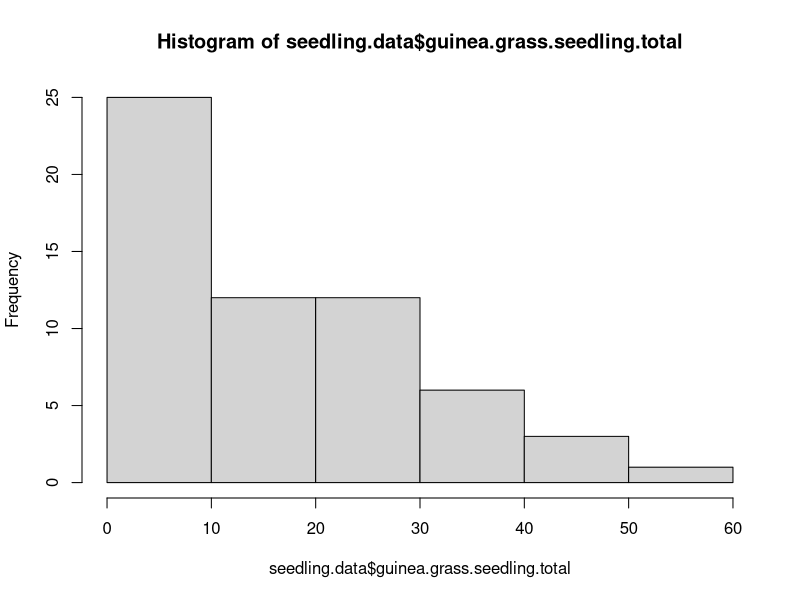
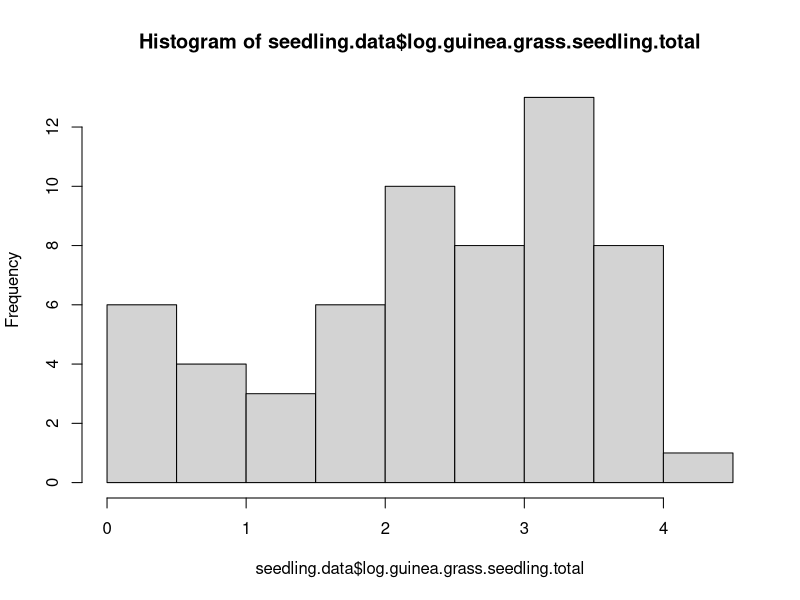

Reproduce these figures in R, in order. (Note: this script raises an error after producing the figures.)
## Script to assess differences in the emergence of Guinea grass eon soil treatment (individual soil samples, ISS, and 
## multiple soil samples, MSS), invasion, and pasture (geographic location).
## Written by Dr. Elizabeth Bowman on Nov. 11, 2020

library(tidyverse)
library(nlme)

seedling.data <- read.csv('data/data.MSS.ISS.csv', as.is = T)

# --------------------------------------------------------------------------#
#--Data manipulation and evaluation of normality----
# --------------------------------------------------------------------------#

#--Native seed bank-----
# create new column merging the 9.15 and 9.14 seedling data
seedling.data$seedlings.9.14.20 <- replace_na(seedling.data$seedlings.9.14.20, 0)
seedling.data$seedlings.9.15.20 <- replace_na(seedling.data$seedlings.9.15.20, 0)

seedling.data %>%
  mutate(seedling.total = seedlings.9.14.20 + seedlings.9.15.20,
         log.seedling.total = log(seedling.total)) -> seedling.data
# log evaluation based on assessment indicating data non-normal
# to see these analyses look at the R file 'NativeSeedBank.R'

#--Guinea grass seed germination----
seedling.data %>%
  mutate(guinea.grass.seedling.total = guinea.grass.seedling.9.28.20 +
    guinea.grass.seedling.10.12.20 + guinea.grass.seedling.10.23.20,
    log.guinea.grass.seedling.total = log(guinea.grass.seedling.total)) %>%
  filter(guinea.grass.seedling.total != 0) -> seedling.data

#--Check normality of data
hist(seedling.data$guinea.grass.seedling.total)
hist(seedling.data$log.guinea.grass.seedling.total)
shapiro.test(seedling.data$log.guinea.grass.seedling.total)

# not normal, use non-parametric tests

#--Mean and sd
seedling.data %>%
  group_by(invasion, soil.treatment) %>%
  summarise(mean.nativegerm = mean(seedling.total),
            sd.nativegerm = sd(seedling.total),
            mean.guineagerm = mean(guinea.grass.seedling.total),
            sd.guineagerm = sd(guinea.grass.seedling.total)) -> germ.summary

# write.csv(germ.summary, 'results/GerminationSummaryData.csv',
#           row.names = F)

#--Guinea grass height data----
#--Transform to make the height columns into one keeping invaion
# and soil treatment columns
seedling.data %>%
  select(invasion, soil.treatment,
         guinea.grass.height.10.29.20,
         guinea.grass.height.11.6.20,
         guinea.grass.height.11.13.20) %>%
  gather(key = week, value = height, -invasion, -soil.treatment) %>%
  mutate(week = replace(week, week == 'guinea.grass.height.10.29.20',
                        'week1'),
         week = replace(week, week == 'guinea.grass.height.11.6.20',
                        'week2'),
         week = replace(week, week == 'guinea.grass.height.11.13.20',
                        'week3'),
         log.height = log(height)) %>%
  filter(height != 0, !is.na(height)) -> time.data

#--Check normality of data
hist(time.data$height)
shapiro.test(time.data$height) # not normal
hist(time.data$log.height)
shapiro.test(time.data$log.height)

# Data non-normal even after transformation, use non-parametric methods

# --------------------------------------------------------------------------#
#--Guinea grass seedlings and height: GLS function of soil treatment and invasion----
# --------------------------------------------------------------------------#

#--Seedlings
gls.seedling <- gls(guinea.grass.seedling.total ~ invasion * soil.treatment,
                  data = seedling.data)
gls.summary <- summary(gls.seedling) 
# invasion and invasion * soil treatment almost sig

# write.csv(anova.seedling, 'results/NativeSeedlingResults.csv',
#           row.names = F)

#--Height
# focus on week 3 data
time.data.week3 <- filter(time.data, week == 'week3')
gls.height <- gls(log.height ~ invasion * soil.treatment,
                  data = time.data.week3)
gls.height <- summary(gls.height) # invasion sig.

# write.csv(anova.seedling, 'results/NativeSeedlingResults.csv',
#           row.names = F)

# --------------------------------------------------------------------------#
#--Guinea grass seedlings and height: Plot as function of soil treatment and invasion----
# --------------------------------------------------------------------------#

#--Seedlings
# Invasion
seedling.invasion <- ggplot(seedling.data, aes(x = invasion,
                          y = guinea.grass.seedling.total)) +
  geom_boxplot() +
  ylab('Seedling count') +
  xlab('') +
  theme_bw() +
  theme(panel.grid.major = element_blank(), panel.grid.minor = element_blank(),
        panel.background = element_blank(),
        axis.line = element_line(colour = "black")) +
  theme(axis.text = element_text(color = "black")) +
  scale_x_discrete(breaks=c('invaded', 'uninvaded'),
                      labels=c('Invaded','Uninvaded'))

ggsave('figures/GuineaSeedling_invasion.tiff', device = 'tiff',
       plot = seedling.invasion, width = 10, height = 10, units = 'cm', dpi = 300)

# soil treatment
seedling.invsoil <- ggplot(seedling.data, aes(x = invasion,
                          y = guinea.grass.seedling.total)) +
  geom_boxplot() +
  facet_grid(. ~ soil.treatment) +
  ylab('Seedling count') +
  xlab('') +
  theme_bw() +
  theme(panel.grid.major = element_blank(), panel.grid.minor = element_blank(),
        panel.background = element_blank(),
        axis.line = element_line(colour = "black")) +
  theme(axis.text = element_text(color = "black"))  +
  scale_x_discrete(breaks=c('invaded', 'uninvaded'),
                      labels=c('Invaded','Uninvaded'))
  
ggsave('figures/GuineaSeedling_InvasionSoilTreatment.tiff', device = 'tiff',
       plot = seedling.invsoil, width = 10, height = 10, units = 'cm', dpi = 300)

#--Height
# Invasion
height.invasion <- ggplot(time.data.week3, aes(x = invasion,
                          y = height)) +
  geom_boxplot() +
  ylab('Height (cm)') +
  xlab('') +
  theme_bw() +
  theme(panel.grid.major = element_blank(), panel.grid.minor = element_blank(),
        panel.background = element_blank(),
        axis.line = element_line(colour = "black")) +
  theme(axis.text = element_text(color = "black")) +
  scale_x_discrete(breaks=c('invaded', 'uninvaded'),
                      labels=c('Invaded','Uninvaded'))

ggsave('figures/GuineaHeight_invasion.tiff', device = 'tiff',
       plot = height.invasion, width = 10, height = 10, units = 'cm', dpi = 300)

# soil treatment
height.soil <- ggplot(time.data.week3, aes(x = invasion,
                          y = height)) +
  geom_boxplot() +
  facet_grid(. ~ soil.treatment) +
  ylab('Seedling count') +
  xlab('') +
  theme_bw() +
  theme(panel.grid.major = element_blank(), panel.grid.minor = element_blank(),
        panel.background = element_blank(),
        axis.line = element_line(colour = "black")) +
  theme(axis.text = element_text(color = "black"))
  
ggsave('figures/GuineaHeight_InvasionSoilTreatment.tiff', device = 'tiff',
       plot = height.soil, width = 10, height = 10, units = 'cm', dpi = 300)

# growth over time
time.data %>%
  group_by(week, invasion) %>%
  summarise(mean.height = mean(height),
            sd.height = sd(height)) -> summary.height
height.soil <- ggplot(time.data, aes(x = week,
                          y = height,
                          color = invasion)) +
  geom_boxplot() +
  ylab('Seedling count') +
  xlab('') +
  theme_bw() +
  theme(panel.grid.major = element_blank(), panel.grid.minor = element_blank(),
        panel.background = element_blank(),
        axis.line = element_line(colour = "black")) +
  theme(axis.text = element_text(color = "black"))
  
ggsave('figures/GuineaHeight_InvasionTime.tiff', device = 'tiff',
       plot = height.soil, width = 10, height = 10, units = 'cm', dpi = 300)
